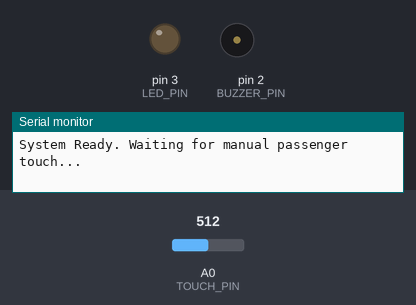
This sketch was run on a simulated Arduino Uno, built with avr-gcc and run on an emulated ATmega328P. Parts: output pins drawn as LEDs (lit = HIGH), buzzer (waves = sounding, pin HIGH), the last lines printed to the serial monitor. The test bench sets the inputs (shaded band); at power-on: A0 (TOUCH_PIN) = 512.

Above: at 2.9 s.
3.0 s: A0 (TOUCH_PIN) set to 792
4.5 s: A0 (TOUCH_PIN) set to 811
At 4.9 s:
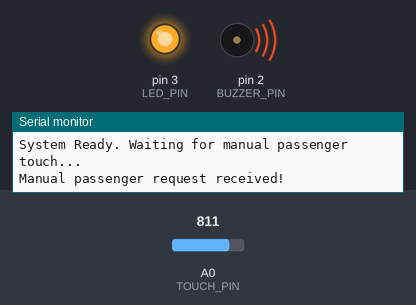
At 5.5 s:
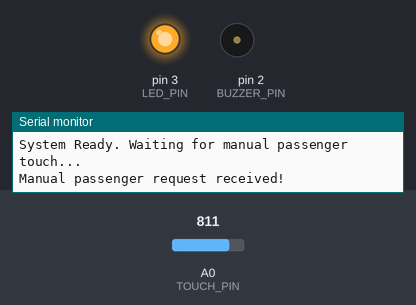
Timing chart, 0 to 7.5 s (numbered marks = the images above; inputs shaded):
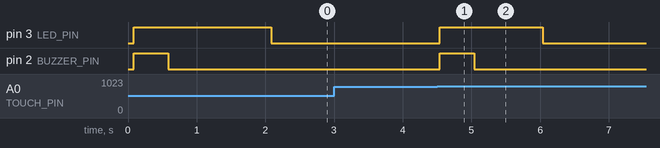

Measured:
- the behaviour switches between 800 and 801 on A0 (TOUCH_PIN) (found by bisection; images 0 and 1)
- after the input at 3.0 s, every drawn part: stays the same
- after the input at 4.5 s, pin 3 (LED_PIN): LOW → HIGH at once, → LOW 1.5 s later; pin 2 (BUZZER_PIN): LOW → HIGH at once, → LOW 0.50 s later

The sketch:

Smart__AI_Lift.ino
```cpp
const int TOUCH_PIN = A0;  // Your purple wire stays in A0
const int LED_PIN = 3;     // Your red wire pin
const int BUZZER_PIN = 2;  // Your buzzer pin

int currentHour = 12;
bool rushHourHandled = false;

void setup() {
  Serial.begin(9600);
  pinMode(LED_PIN, OUTPUT);
  pinMode(BUZZER_PIN, OUTPUT);
  Serial.println("--- Smart AI Lift Routing System Active ---");
}

void loop() {
  // 1. AUTOMATIC RUSH HOUR (Runs once at start)
  if (currentHour == 12 && !rushHourHandled) {
    Serial.println("AI Prediction: It is 12:00 PM (Lunch Peak Time). Sending empty lift to Cafeteria floor automatically!");

    digitalWrite(LED_PIN, HIGH);
    digitalWrite(BUZZER_PIN, HIGH);
    delay(500);
    digitalWrite(BUZZER_PIN, LOW);
    delay(1500);
    digitalWrite(LED_PIN, LOW);

    rushHourHandled = true;
    Serial.println("System Ready. Waiting for manual passenger touch...");
  }

  // 2. LIVE PASSENGER TOUCH CHECK
  int sensorValue = analogRead(TOUCH_PIN);

  // Triggers when the pin gets a solid voltage jump
  if (sensorValue > 800) {
    Serial.println("Manual passenger request received!");
    digitalWrite(LED_PIN, HIGH);
    digitalWrite(BUZZER_PIN, HIGH);
    delay(500);
    digitalWrite(BUZZER_PIN, LOW);
    delay(1000);
    digitalWrite(LED_PIN, LOW);

    while(analogRead(TOUCH_PIN) > 800) {
      delay(10); // Wait until wire is removed to prevent spamming
    }
  }

  delay(50);
}
```
